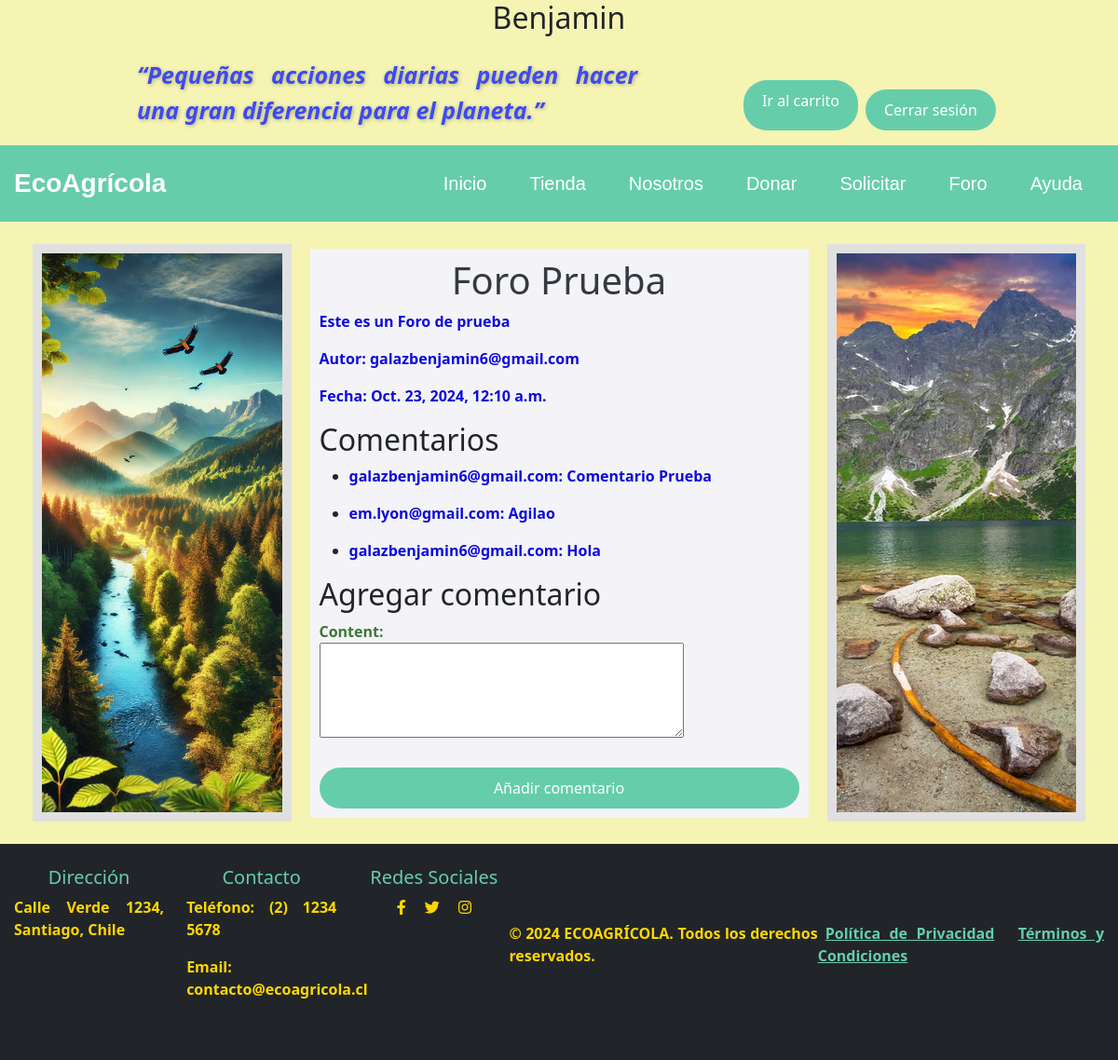
The page /foro/1/ (signed in) on the database its author committed.
### core/models.py (models this page shows, shortened)
class Tema(models.Model):
    author= models.ForeignKey(User, on_delete=models.CASCADE)  # El campo autor debe existir
    titulo = models.CharField(max_length=200)
    content = models.TextField()
    fecha_creacion = models.DateTimeField(auto_now_add=True)

class Comment(models.Model):
    tema = models.ForeignKey(Tema, on_delete=models.CASCADE, related_name='comments')
    author = models.ForeignKey(User, on_delete=models.CASCADE)
    content = models.TextField()
    fecha_creacion = models.DateTimeField(auto_now_add=True)

### core/views.py (the view)
# urls.py: path('foro/<int:tema_id>/', tema_detail, name='tema_detail'),
@login_required(login_url='acceder')
def tema_detail(request, tema_id):
    tema = get_object_or_404(Tema, id=tema_id)
    comments = tema.comments.all()
    if request.method == 'POST':
        form = CommentForm(request.POST)
        if form.is_valid():
            comment = form.save(commit=False)
            comment.tema = tema
            comment.author = request.user
            comment.save()
            return redirect('tema_detail', tema_id=tema.id)
    else:
        form = CommentForm()
    return render(request, 'core/tema_detail.html', {
        'tema': tema,
        'comments': comments,
        'form': form,
    })

### core/forms.py
class CommentForm(forms.ModelForm):
    class Meta:
        model = Comment
        fields = ['content']
        widgets = {
            'content': forms.Textarea(attrs={'rows': 4}),
        }

### core/templates/core/tema_detail.html (shortened to what this page needs)
{% extends "core/base_generic.html" %}
{% block content %}
<!doctype html>
<html lang="en"></html>
    <head>
    </head>
    <body>
        <br>
        {% load static %}
        <div class="container">
            <div class="sidebar">
                <img src="{% static 'core/img/nature.jpg' %}" alt="Publicidad izquierda">
            </div>
            <div class="content">
                <h1>{{ tema.titulo }}</h1>
                <p>{{ tema.content }}</p>
                <p><strong>Autor:</strong> {{ tema.author }}</p>
                <p><strong>Fecha:</strong> {{ tema.fecha_creacion }}</p>
                <h2>Comentarios</h2>
                <ul>
                    {% for comment in comments %}
                        <li>
                            <p><strong>{{ comment.author }}:</strong> {{ comment.content }}</p>
                        </li>
                    {% empty %}
                        <li>No hay comentarios, ¡sé el primero en comentar!</li>
                    {% endfor %}
                </ul>
                <h2>Agregar comentario</h2>
                <form method="post">
                    {{ form.as_p }}
                    <button class="btn btn-custom" type="submit">Añadir comentario</button>
                </form>
            </div>
            <div class="sidebar">
                <img src="{% static 'core/img/publicidad.jpg' %}" alt="Publicidad derecha">
            </div>
        </div>
        <br>
    </body>
</html>
{% endblock %}

### core/static/core/css/style.css (style rules this page uses)
html { scroll-behavior: smooth; }
body { background-color: #f5f4b3; height: 100%; margin: 0; padding: 0; display: flex; flex-direction: column; }
p { color: #0d09db; font-weight: bold; text-align: justify; }
.btn-custom { background-color: #66CDAA; border-color: #66CDAA; color: white; border: none; padding: 10px 20px; font-size: 16px; border-radius: 25px; transition: background-color 0.3s ease; }
.container { max-width: 1200px; margin: 0 auto; padding: 0 15px; display: flex; justify-content: space-between; align-items: center; }
.details-box input[type="submit"], button { background-color: #2E8B57; color: white; padding: 10px 20px; border: none; cursor: pointer; }
label { font-weight: bold; display: block; font-weight: bold; color: #3b7737; }
input[type="submit"], button { background-color: #2E8B57; color: white; padding: 10px 20px; border: none; cursor: pointer; }
h1 { text-align: center; color: #343a40; }

### core/templates/core/tema_detail.html (style rules this page uses)
.sidebar, .content { padding: 10px; box-sizing: border-box; }
.sidebar { flex: 1; background-color: #e0e0e0; text-align: center; margin: 0 20px; }
.sidebar img { width: 100%; height: 600px; object-fit: cover; }
.content { flex: 2; overflow-y: auto; background-color: #f4f4f8; }
form { display: flex; flex-direction: column; }
button { padding: 10px 20px; border: none; border-radius: 5px; cursor: pointer; margin-top: 10px; }

### rows shown on the page
Tema: titulo "Foro Prueba", content "Este es un Foro de prueba", author "galazbenjamin6@gmail.com", fecha_creacion "Oct. 23, 2024, 12:10 a.m."
Comment: author "galazbenjamin6@gmail.com", content "Comentario Prueba"
Comment: author "em.lyon@gmail.com", content "Agilao"
Comment: author "galazbenjamin6@gmail.com", content "Hola"
